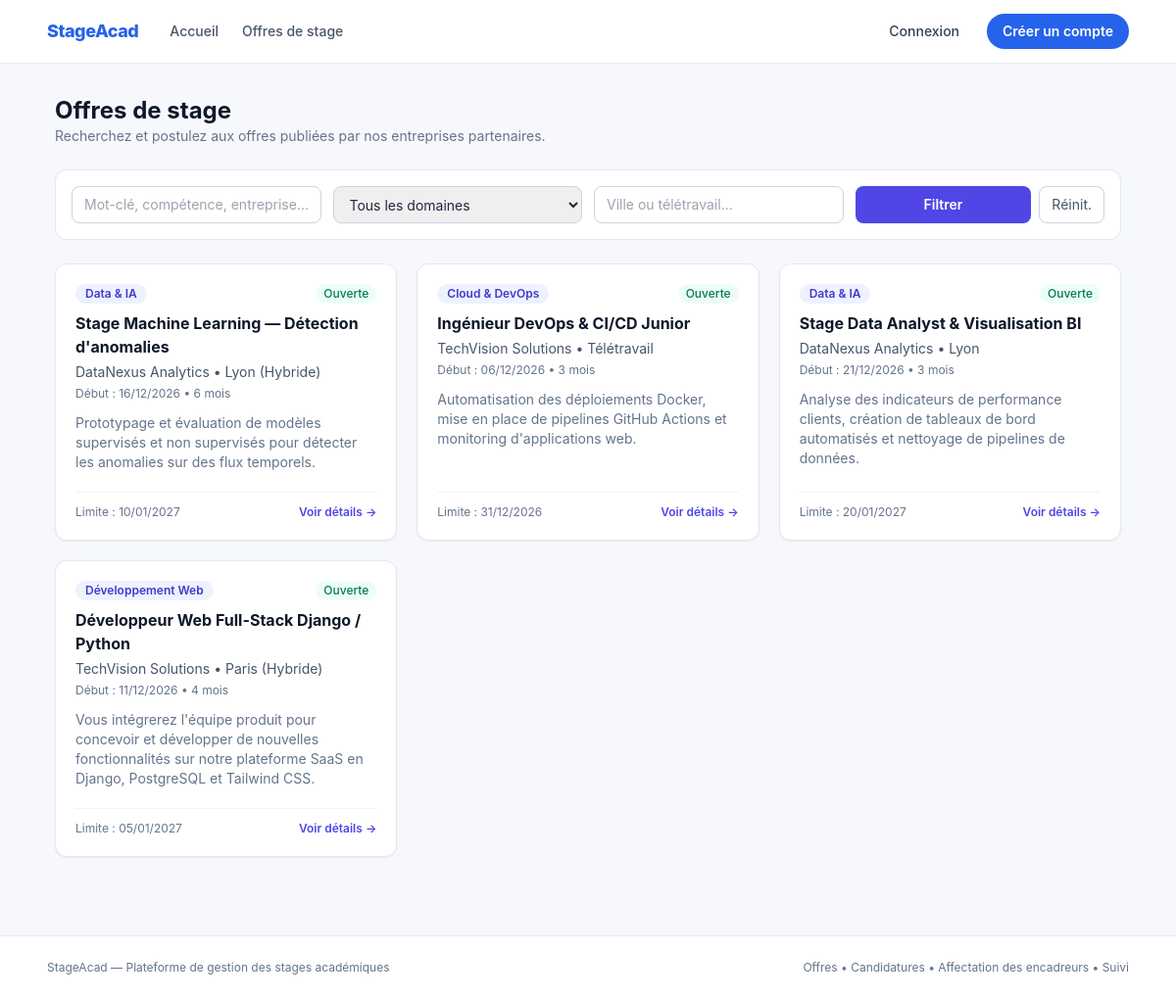
Page /offres/ on the committed database.
### stages/models.py (models this page shows, shortened)
class OffreStage(models.Model):
    titre = models.CharField(max_length=200, verbose_name="Intitulé du stage")
    entreprise = models.ForeignKey(
        settings.AUTH_USER_MODEL,
        on_delete=models.CASCADE,
        related_name="offres_publiees",
        verbose_name="Entreprise",
    )
    domaine = models.CharField(max_length=120, verbose_name="Domaine")
    lieu = models.CharField(max_length=150, verbose_name="Lieu")
    duree_mois = models.PositiveIntegerField(
        default=3,
        validators=[MinValueValidator(1), MaxValueValidator(24)],
        verbose_name="Durée (mois)",
    )
    date_debut = models.DateField(verbose_name="Date de début souhaitée")
    date_limite = models.DateField(verbose_name="Date limite de candidature")
    description = models.TextField(verbose_name="Description des missions")
    competences_requises = models.TextField(blank=True, verbose_name="Compétences requises")
    est_active = models.BooleanField(default=True, verbose_name="Offre active")
    date_creation = models.DateTimeField(auto_now_add=True, verbose_name="Publiée le")
    class Meta:
        ordering = ["-date_creation"]
        verbose_name = "Offre de stage"
        verbose_name_plural = "Offres de stage"
    @property
    def est_ouverte(self) -> bool:
        return self.est_active and self.date_limite >= timezone.localdate()

### accounts/models.py (models this page shows, shortened)
class User(AbstractUser):
    class Role(models.TextChoices):
        ETUDIANT = "ETUDIANT", "Étudiant"
        ENTREPRISE = "ENTREPRISE", "Entreprise"
        ENCADREUR = "ENCADREUR", "Encadreur académique"
        ADMIN = "ADMIN", "Administrateur"
    role = models.CharField(
        max_length=20,
        choices=Role.choices,
        default=Role.ETUDIANT,
        verbose_name="Rôle",
    )
    telephone = models.CharField(max_length=30, blank=True, verbose_name="Téléphone")
    organisation = models.CharField(
        max_length=150,
        blank=True,
        verbose_name="Entreprise / Établissement",
    )
    filiere = models.CharField(max_length=120, blank=True, verbose_name="Filière / Département")
    niveau = models.CharField(max_length=60, blank=True, verbose_name="Niveau d'études")
    specialite = models.CharField(max_length=120, blank=True, verbose_name="Spécialité")
    class Meta:
        verbose_name = "Utilisateur"
        verbose_name_plural = "Utilisateurs"
    @property
    def is_entreprise(self) -> bool:
        return self.role == self.Role.ENTREPRISE
    def display_name(self) -> str:
        if self.is_entreprise and self.organisation:
            return self.organisation
        full = self.get_full_name().strip()
        return full if full else self.username

### stages/views.py (the view, shortened to what this page needs)
# urls.py: path("offres/", views.offre_list, name="offre_list"),
def offre_list(request):
    offres = OffreStage.objects.select_related("entreprise")
    if not (request.user.is_authenticated and (request.user.is_admin_role or request.user.is_entreprise)):
        offres = offres.filter(est_active=True)
    q = request.GET.get("q", "").strip()
    domaine = request.GET.get("domaine", "").strip()
    lieu = request.GET.get("lieu", "").strip()
    if domaine:
        offres = offres.filter(domaine__icontains=domaine)
    if lieu:
        offres = offres.filter(lieu__icontains=lieu)
    domaines = OffreStage.objects.values_list("domaine", flat=True).distinct().order_by("domaine")
    return render(
        request,
        "stages/offre_list.html",
        {"offres": offres, "domaines": domaines, "q": q, "domaine": domaine, "lieu": lieu},
    )

### templates/stages/offre_list.html (shortened to what this page needs)
{% extends "base.html" %}
{% block content %}
  <div class="flex flex-col sm:flex-row sm:items-center justify-between gap-4 mb-6">
    <div>
      <h1 class="text-2xl font-bold text-slate-900">Offres de stage</h1>
      <p class="text-sm text-slate-500">Recherchez et postulez aux offres publiées par nos entreprises partenaires.</p>
    </div>
  </div>
  <form method="get" class="bg-white rounded-xl border border-slate-200 p-4 mb-6 grid sm:grid-cols-4 gap-3">
    <input type="text" name="q" value="{{ q }}" placeholder="Mot-clé, compétence, entreprise..."
      class="rounded-lg border border-slate-300 px-3 py-2 text-sm focus:border-indigo-500 focus:outline-none">
    <select name="domaine" class="rounded-lg border border-slate-300 px-3 py-2 text-sm focus:border-indigo-500 focus:outline-none">
      <option value="">Tous les domaines</option>
    </select>
    <input type="text" name="lieu" value="{{ lieu }}" placeholder="Ville ou télétravail..."
      class="rounded-lg border border-slate-300 px-3 py-2 text-sm focus:border-indigo-500 focus:outline-none">
    <div class="flex gap-2">
      <button type="submit" class="flex-1 rounded-lg bg-indigo-600 text-white text-sm font-semibold px-4 py-2 hover:bg-indigo-700">
        Filtrer
      </button>
      <a href="{% url 'stages:offre_list' %}" class="rounded-lg border border-slate-300 px-3 py-2 text-sm text-slate-600 hover:bg-slate-50">
        Réinit.
      </a>
    </div>
  </form>
  {% if offres %}
    <div class="grid md:grid-cols-2 lg:grid-cols-3 gap-5">
      {% for offre in offres %}
        <article class="bg-white rounded-xl border border-slate-200 p-5 shadow-sm hover:shadow-md transition flex flex-col justify-between">
          <div>
            <div class="flex items-center justify-between gap-2 text-xs mb-2">
              <span class="px-2.5 py-0.5 rounded-full bg-indigo-50 text-indigo-700 font-semibold">{{ offre.domaine }}</span>
              {% if offre.est_ouverte %}
                <span class="px-2 py-0.5 rounded-full bg-emerald-50 text-emerald-700 font-medium">Ouverte</span>
              {% else %}
                <span class="px-2 py-0.5 rounded-full bg-slate-100 text-slate-600 font-medium">Clôturée</span>
              {% endif %}
            </div>
            <h2 class="font-bold text-slate-900 text-base">
              <a href="{% url 'stages:offre_detail' offre.pk %}" class="hover:text-indigo-600">{{ offre.titre }}</a>
            </h2>
            <p class="text-sm text-slate-600 mt-1">{{ offre.entreprise.display_name }} • {{ offre.lieu }}</p>
            <p class="text-xs text-slate-500 mt-1">Début : {{ offre.date_debut|date:"d/m/Y" }} • {{ offre.duree_mois }} mois</p>
            <p class="text-sm text-slate-500 mt-3">{{ offre.description|truncatewords:24 }}</p>
          </div>
          <div class="mt-5 pt-3 border-t border-slate-100 flex items-center justify-between text-xs">
            <span class="text-slate-500">Limite : {{ offre.date_limite|date:"d/m/Y" }}</span>
            <a href="{% url 'stages:offre_detail' offre.pk %}" class="font-semibold text-indigo-600 hover:underline">Voir détails →</a>
          </div>
        </article>
      {% endfor %}
    </div>
  {% else %}
    <div class="bg-white rounded-xl border border-slate-200 p-10 text-center text-slate-500">
      Aucune offre ne correspond à vos critères.
    </div>
  {% endif %}
{% endblock %}

### static/css/custom.css (style rules this page uses)
body { font-family: Inter, ui-sans-serif, system-ui, -apple-system, BlinkMacSystemFont, "Segoe UI", Roboto, sans-serif; }

### rows in the picture
OffreStage: domaine "Data & IA", est_active "Ouverte", titre "Stage Machine Learning — Détection d'anomalies", entreprise.display_name "DataNexus Analytics", lieu "Lyon (Hybride)", date_debut "16/12/2026", duree_mois "6", description "Prototypage et évaluation de modèles supervisés et non supervisés pour détecter les anomalies sur des flux temporels.", date_limite "10/01/2027"
OffreStage: domaine "Cloud & DevOps", est_active "Ouverte", titre "Ingénieur DevOps & CI/CD Junior", entreprise.display_name "TechVision Solutions", lieu "Télétravail", date_debut "06/12/2026", duree_mois "3", description "Automatisation des déploiements Docker, mise en place de pipelines GitHub Actions et monitoring d'applications web.", date_limite "31/12/2026"
OffreStage: domaine "Data & IA", est_active "Ouverte", titre "Stage Data Analyst & Visualisation BI", entreprise.display_name "DataNexus Analytics", lieu "Lyon", date_debut "21/12/2026", duree_mois "3", description "Analyse des indicateurs de performance clients, création de tableaux de bord automatisés et nettoyage de pipelines de données.", date_limite "20/01/2027"
OffreStage: domaine "Développement Web", est_active "Ouverte", titre "Développeur Web Full-Stack Django / Python", entreprise.display_name "TechVision Solutions", lieu "Paris (Hybride)", date_debut "11/12/2026", duree_mois "4", description "Vous intégrerez l'équipe produit pour concevoir et développer de nouvelles fonctionnalités sur notre plateforme SaaS en Django, PostgreSQL et Tailwind CSS.", date_limite "05/01/2027"
